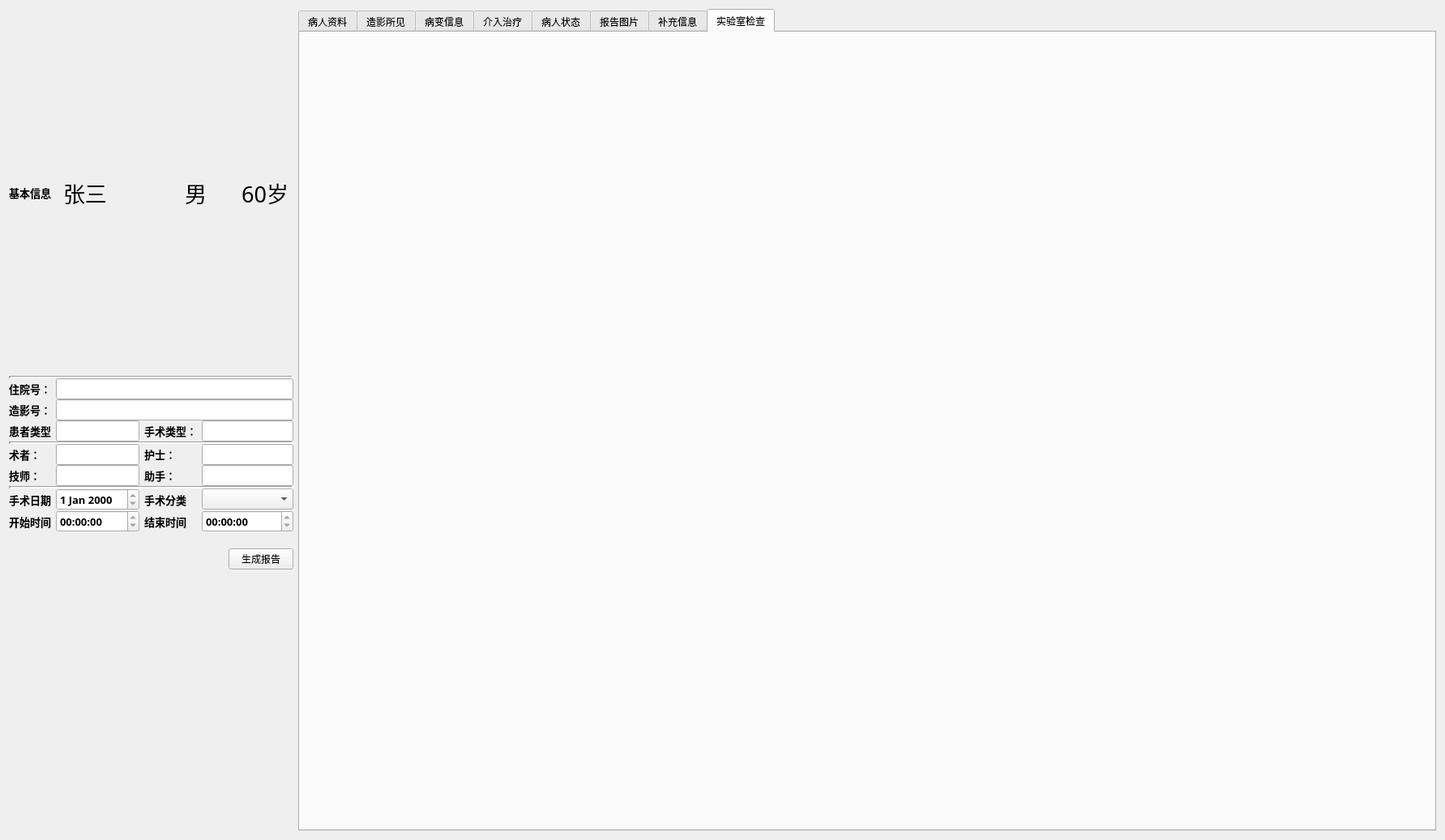
<?xml version="1.0" encoding="UTF-8"?>
<ui version="4.0">
 <class>CWidgetReport</class>
 <widget class="QWidget" name="CWidgetReport">
  <property name="geometry">
   <rect>
    <x>0</x>
    <y>0</y>
    <width>1783</width>
    <height>1037</height>
   </rect>
  </property>
  <property name="font">
   <font>
    <family>Adobe Arabic</family>
   </font>
  </property>
  <property name="windowTitle">
   <string>DSA报告系统</string>
  </property>
  <layout class="QHBoxLayout" name="horizontalLayout" stretch="1,4">
   <item>
    <layout class="QVBoxLayout" name="verticalLayout_7" stretch="2,0,0,1,3">
     <property name="spacing">
      <number>0</number>
     </property>
     <property name="sizeConstraint">
      <enum>QLayout::SetMinimumSize</enum>
     </property>
     <item>
      <layout class="QGridLayout" name="gridLayout" rowstretch="0,0,0,0,0,0,0,0,0,0,0" columnstretch="0,2,0,3,4">
       <property name="horizontalSpacing">
        <number>6</number>
       </property>
       <item row="4" column="0">
        <widget class="QLabel" name="label_9">
         <property name="font">
          <font>
           <family>微软雅黑</family>
           <pointsize>10</pointsize>
           <weight>75</weight>
           <bold>true</bold>
          </font>
         </property>
         <property name="text">
          <string>患者类型</string>
         </property>
        </widget>
       </item>
       <item row="4" column="2">
        <widget class="QLabel" name="label_10">
         <property name="font">
          <font>
           <family>微软雅黑</family>
           <pointsize>10</pointsize>
           <weight>75</weight>
           <bold>true</bold>
          </font>
         </property>
         <property name="text">
          <string>手术类型：</string>
         </property>
        </widget>
       </item>
       <item row="6" column="2">
        <widget class="QLabel" name="label_13">
         <property name="font">
          <font>
           <family>微软雅黑</family>
           <pointsize>10</pointsize>
           <weight>75</weight>
           <bold>true</bold>
          </font>
         </property>
         <property name="text">
          <string>护士：</string>
         </property>
        </widget>
       </item>
       <item row="7" column="0">
        <widget class="QLabel" name="label_12">
         <property name="font">
          <font>
           <family>微软雅黑</family>
           <pointsize>10</pointsize>
           <weight>75</weight>
           <bold>true</bold>
          </font>
         </property>
         <property name="text">
          <string>技师：</string>
         </property>
        </widget>
       </item>
       <item row="10" column="2">
        <widget class="QLabel" name="label_4">
         <property name="font">
          <font>
           <family>微软雅黑</family>
           <pointsize>10</pointsize>
           <weight>75</weight>
           <bold>true</bold>
          </font>
         </property>
         <property name="text">
          <string>结束时间</string>
         </property>
        </widget>
       </item>
       <item row="7" column="1">
        <widget class="QLineEdit" name="m_lineTechnician">
         <property name="font">
          <font>
           <family>微软雅黑</family>
           <pointsize>10</pointsize>
           <weight>75</weight>
           <bold>true</bold>
          </font>
         </property>
        </widget>
       </item>
       <item row="9" column="1">
        <widget class="QDateEdit" name="m_dtSurgery">
         <property name="enabled">
          <bool>true</bool>
         </property>
         <property name="font">
          <font>
           <family>微软雅黑</family>
           <pointsize>10</pointsize>
           <weight>75</weight>
           <bold>true</bold>
          </font>
         </property>
         <property name="readOnly">
          <bool>true</bool>
         </property>
        </widget>
       </item>
       <item row="0" column="0">
        <widget class="QLabel" name="label">
         <property name="font">
          <font>
           <family>微软雅黑</family>
           <pointsize>10</pointsize>
           <weight>75</weight>
           <bold>true</bold>
          </font>
         </property>
         <property name="text">
          <string>基本信息</string>
         </property>
        </widget>
       </item>
       <item row="9" column="2">
        <widget class="QLabel" name="label_17">
         <property name="font">
          <font>
           <family>微软雅黑</family>
           <pointsize>10</pointsize>
           <weight>75</weight>
           <bold>true</bold>
          </font>
         </property>
         <property name="text">
          <string>手术分类</string>
         </property>
        </widget>
       </item>
       <item row="6" column="0">
        <widget class="QLabel" name="label_11">
         <property name="font">
          <font>
           <family>微软雅黑</family>
           <pointsize>10</pointsize>
           <weight>75</weight>
           <bold>true</bold>
          </font>
         </property>
         <property name="text">
          <string>术者：</string>
         </property>
        </widget>
       </item>
       <item row="9" column="0">
        <widget class="QLabel" name="label_14">
         <property name="font">
          <font>
           <family>微软雅黑</family>
           <pointsize>10</pointsize>
           <weight>75</weight>
           <bold>true</bold>
          </font>
         </property>
         <property name="text">
          <string>手术日期</string>
         </property>
        </widget>
       </item>
       <item row="10" column="0">
        <widget class="QLabel" name="label_2">
         <property name="font">
          <font>
           <family>微软雅黑</family>
           <pointsize>10</pointsize>
           <weight>75</weight>
           <bold>true</bold>
          </font>
         </property>
         <property name="text">
          <string>开始时间</string>
         </property>
        </widget>
       </item>
       <item row="4" column="1">
        <widget class="QLineEdit" name="m_linePatientType">
         <property name="font">
          <font>
           <family>微软雅黑</family>
           <pointsize>10</pointsize>
           <weight>75</weight>
           <bold>true</bold>
          </font>
         </property>
        </widget>
       </item>
       <item row="2" column="0">
        <widget class="QLabel" name="label_5">
         <property name="font">
          <font>
           <family>微软雅黑</family>
           <pointsize>10</pointsize>
           <weight>75</weight>
           <bold>true</bold>
          </font>
         </property>
         <property name="text">
          <string>住院号：</string>
         </property>
        </widget>
       </item>
       <item row="10" column="1">
        <widget class="QTimeEdit" name="m_tmStart">
         <property name="font">
          <font>
           <family>微软雅黑</family>
           <pointsize>10</pointsize>
           <weight>75</weight>
           <bold>true</bold>
          </font>
         </property>
         <property name="readOnly">
          <bool>true</bool>
         </property>
        </widget>
       </item>
       <item row="6" column="1">
        <widget class="QLineEdit" name="m_lineDoctor">
         <property name="font">
          <font>
           <family>微软雅黑</family>
           <pointsize>10</pointsize>
           <weight>75</weight>
           <bold>true</bold>
          </font>
         </property>
        </widget>
       </item>
       <item row="7" column="2">
        <widget class="QLabel" name="label_15">
         <property name="font">
          <font>
           <family>微软雅黑</family>
           <pointsize>10</pointsize>
           <weight>75</weight>
           <bold>true</bold>
          </font>
         </property>
         <property name="text">
          <string>助手：</string>
         </property>
        </widget>
       </item>
       <item row="3" column="0">
        <widget class="QLabel" name="label_8">
         <property name="font">
          <font>
           <family>微软雅黑</family>
           <pointsize>10</pointsize>
           <weight>75</weight>
           <bold>true</bold>
          </font>
         </property>
         <property name="text">
          <string>造影号：</string>
         </property>
        </widget>
       </item>
       <item row="2" column="1" colspan="4">
        <widget class="QLineEdit" name="m_linePatientId">
         <property name="font">
          <font>
           <family>微软雅黑</family>
           <pointsize>10</pointsize>
           <weight>75</weight>
           <bold>true</bold>
          </font>
         </property>
        </widget>
       </item>
       <item row="3" column="1" colspan="4">
        <widget class="QLineEdit" name="m_lineCaseId">
         <property name="font">
          <font>
           <family>微软雅黑</family>
           <pointsize>10</pointsize>
           <weight>75</weight>
           <bold>true</bold>
          </font>
         </property>
        </widget>
       </item>
       <item row="4" column="3" colspan="2">
        <widget class="QLineEdit" name="m_lineSurgeryType">
         <property name="font">
          <font>
           <family>微软雅黑</family>
           <pointsize>10</pointsize>
           <weight>75</weight>
           <bold>true</bold>
          </font>
         </property>
        </widget>
       </item>
       <item row="9" column="3" colspan="2">
        <widget class="QComboBox" name="m_cmbSurgeryType">
         <property name="font">
          <font>
           <family>微软雅黑</family>
           <pointsize>10</pointsize>
           <weight>75</weight>
           <bold>true</bold>
          </font>
         </property>
        </widget>
       </item>
       <item row="10" column="3" colspan="2">
        <widget class="QTimeEdit" name="m_tmEnd">
         <property name="font">
          <font>
           <family>微软雅黑</family>
           <pointsize>10</pointsize>
           <weight>75</weight>
           <bold>true</bold>
          </font>
         </property>
         <property name="readOnly">
          <bool>true</bool>
         </property>
        </widget>
       </item>
       <item row="1" column="0" colspan="5">
        <widget class="Line" name="line_3">
         <property name="font">
          <font>
           <family>微软雅黑</family>
           <pointsize>10</pointsize>
           <weight>75</weight>
           <bold>true</bold>
          </font>
         </property>
         <property name="lineWidth">
          <number>3</number>
         </property>
         <property name="orientation">
          <enum>Qt::Horizontal</enum>
         </property>
        </widget>
       </item>
       <item row="5" column="0" colspan="5">
        <widget class="Line" name="line_2">
         <property name="font">
          <font>
           <family>微软雅黑</family>
           <pointsize>10</pointsize>
           <weight>75</weight>
           <bold>true</bold>
          </font>
         </property>
         <property name="lineWidth">
          <number>3</number>
         </property>
         <property name="orientation">
          <enum>Qt::Horizontal</enum>
         </property>
        </widget>
       </item>
       <item row="8" column="0" colspan="5">
        <widget class="Line" name="line">
         <property name="font">
          <font>
           <family>微软雅黑</family>
           <pointsize>10</pointsize>
           <weight>75</weight>
           <bold>true</bold>
          </font>
         </property>
         <property name="lineWidth">
          <number>3</number>
         </property>
         <property name="orientation">
          <enum>Qt::Horizontal</enum>
         </property>
        </widget>
       </item>
       <item row="0" column="1" colspan="4">
        <layout class="QHBoxLayout" name="horizontalLayout_2" stretch="5,2,4">
         <property name="leftMargin">
          <number>9</number>
         </property>
         <property name="rightMargin">
          <number>6</number>
         </property>
         <item>
          <widget class="QLabel" name="m_lblName">
           <property name="font">
            <font>
             <family>微软雅黑</family>
             <pointsize>20</pointsize>
             <weight>50</weight>
             <bold>false</bold>
            </font>
           </property>
           <property name="text">
            <string>张三</string>
           </property>
          </widget>
         </item>
         <item>
          <widget class="QLabel" name="m_lblSex">
           <property name="font">
            <font>
             <family>微软雅黑</family>
             <pointsize>20</pointsize>
             <weight>50</weight>
             <bold>false</bold>
            </font>
           </property>
           <property name="text">
            <string>男</string>
           </property>
           <property name="alignment">
            <set>Qt::AlignRight|Qt::AlignTrailing|Qt::AlignVCenter</set>
           </property>
          </widget>
         </item>
         <item>
          <widget class="QLabel" name="m_lblAge">
           <property name="font">
            <font>
             <family>微软雅黑</family>
             <pointsize>20</pointsize>
             <weight>50</weight>
             <bold>false</bold>
            </font>
           </property>
           <property name="layoutDirection">
            <enum>Qt::LeftToRight</enum>
           </property>
           <property name="text">
            <string>60岁</string>
           </property>
           <property name="alignment">
            <set>Qt::AlignRight|Qt::AlignTrailing|Qt::AlignVCenter</set>
           </property>
          </widget>
         </item>
        </layout>
       </item>
       <item row="6" column="3" colspan="2">
        <widget class="QLineEdit" name="m_lineNurse">
         <property name="font">
          <font>
           <family>微软雅黑</family>
           <pointsize>10</pointsize>
           <weight>75</weight>
           <bold>true</bold>
          </font>
         </property>
        </widget>
       </item>
       <item row="7" column="3" colspan="2">
        <widget class="QLineEdit" name="m_lineAssistant">
         <property name="font">
          <font>
           <family>微软雅黑</family>
           <pointsize>10</pointsize>
           <weight>75</weight>
           <bold>true</bold>
          </font>
         </property>
        </widget>
       </item>
      </layout>
     </item>
     <item>
      <spacer name="horizontalSpacer">
       <property name="orientation">
        <enum>Qt::Horizontal</enum>
       </property>
       <property name="sizeHint" stdset="0">
        <size>
         <width>40</width>
         <height>20</height>
        </size>
       </property>
      </spacer>
     </item>
     <item>
      <layout class="QHBoxLayout" name="horizontalLayout_3">
       <item>
        <spacer name="horizontalSpacer_2">
         <property name="orientation">
          <enum>Qt::Horizontal</enum>
         </property>
         <property name="sizeHint" stdset="0">
          <size>
           <width>40</width>
           <height>20</height>
          </size>
         </property>
        </spacer>
       </item>
       <item>
        <widget class="QPushButton" name="m_btnWriteReport">
         <property name="text">
          <string>生成报告</string>
         </property>
        </widget>
       </item>
      </layout>
     </item>
     <item>
      <spacer name="verticalSpacer">
       <property name="orientation">
        <enum>Qt::Vertical</enum>
       </property>
       <property name="sizeHint" stdset="0">
        <size>
         <width>20</width>
         <height>40</height>
        </size>
       </property>
      </spacer>
     </item>
     <item>
      <layout class="QVBoxLayout" name="m_layoutShow">
       <property name="sizeConstraint">
        <enum>QLayout::SetDefaultConstraint</enum>
       </property>
      </layout>
     </item>
    </layout>
   </item>
   <item>
    <layout class="QVBoxLayout" name="verticalLayout_2" stretch="0">
     <item>
      <widget class="QTabWidget" name="m_tbwReportPage">
       <property name="font">
        <font>
         <family>微软雅黑</family>
         <pointsize>9</pointsize>
         <weight>50</weight>
         <bold>false</bold>
        </font>
       </property>
       <property name="currentIndex">
        <number>7</number>
       </property>
       <widget class="QWidget" name="tab_1">
        <attribute name="title">
         <string>病人资料</string>
        </attribute>
        <layout class="QVBoxLayout" name="verticalLayout">
         <property name="spacing">
          <number>3</number>
         </property>
         <property name="leftMargin">
          <number>3</number>
         </property>
         <property name="topMargin">
          <number>3</number>
         </property>
         <property name="rightMargin">
          <number>3</number>
         </property>
         <property name="bottomMargin">
          <number>3</number>
         </property>
         <item>
          <widget class="QScrollArea" name="scrollArea">
           <property name="horizontalScrollBarPolicy">
            <enum>Qt::ScrollBarAlwaysOn</enum>
           </property>
           <property name="widgetResizable">
            <bool>true</bool>
           </property>
           <widget class="QWidget" name="scrollAreaWidgetContents">
            <property name="geometry">
             <rect>
              <x>0</x>
              <y>0</y>
              <width>1387</width>
              <height>962</height>
             </rect>
            </property>
           </widget>
          </widget>
         </item>
        </layout>
       </widget>
       <widget class="QWidget" name="tab_2">
        <attribute name="title">
         <string>造影所见</string>
        </attribute>
        <layout class="QVBoxLayout" name="verticalLayout_3">
         <property name="spacing">
          <number>3</number>
         </property>
         <property name="leftMargin">
          <number>3</number>
         </property>
         <property name="topMargin">
          <number>3</number>
         </property>
         <property name="rightMargin">
          <number>3</number>
         </property>
         <property name="bottomMargin">
          <number>3</number>
         </property>
        </layout>
       </widget>
       <widget class="QWidget" name="tab_3">
        <attribute name="title">
         <string>病变信息</string>
        </attribute>
        <layout class="QVBoxLayout" name="verticalLayout_4">
         <property name="leftMargin">
          <number>3</number>
         </property>
         <property name="topMargin">
          <number>3</number>
         </property>
         <property name="rightMargin">
          <number>3</number>
         </property>
         <property name="bottomMargin">
          <number>3</number>
         </property>
        </layout>
       </widget>
       <widget class="QWidget" name="tab_4">
        <attribute name="title">
         <string>介入治疗</string>
        </attribute>
        <layout class="QVBoxLayout" name="verticalLayout_5">
         <property name="spacing">
          <number>3</number>
         </property>
         <property name="leftMargin">
          <number>3</number>
         </property>
         <property name="topMargin">
          <number>3</number>
         </property>
         <property name="rightMargin">
          <number>3</number>
         </property>
         <property name="bottomMargin">
          <number>3</number>
         </property>
        </layout>
       </widget>
       <widget class="QWidget" name="tab_5">
        <attribute name="title">
         <string>病人状态</string>
        </attribute>
        <layout class="QVBoxLayout" name="verticalLayout_6">
         <property name="spacing">
          <number>3</number>
         </property>
         <property name="leftMargin">
          <number>3</number>
         </property>
         <property name="topMargin">
          <number>3</number>
         </property>
         <property name="rightMargin">
          <number>3</number>
         </property>
         <property name="bottomMargin">
          <number>3</number>
         </property>
        </layout>
       </widget>
       <widget class="QWidget" name="tab_6">
        <attribute name="title">
         <string>报告图片</string>
        </attribute>
        <layout class="QVBoxLayout" name="verticalLayout_10">
         <property name="spacing">
          <number>3</number>
         </property>
         <property name="leftMargin">
          <number>3</number>
         </property>
         <property name="topMargin">
          <number>3</number>
         </property>
         <property name="rightMargin">
          <number>3</number>
         </property>
         <property name="bottomMargin">
          <number>3</number>
         </property>
        </layout>
       </widget>
       <widget class="QWidget" name="tab_7">
        <attribute name="title">
         <string>补充信息</string>
        </attribute>
        <layout class="QVBoxLayout" name="verticalLayout_8">
         <property name="spacing">
          <number>3</number>
         </property>
         <property name="leftMargin">
          <number>3</number>
         </property>
         <property name="topMargin">
          <number>3</number>
         </property>
         <property name="rightMargin">
          <number>3</number>
         </property>
         <property name="bottomMargin">
          <number>3</number>
         </property>
        </layout>
       </widget>
       <widget class="QWidget" name="tab_8">
        <attribute name="title">
         <string>实验室检查</string>
        </attribute>
        <layout class="QVBoxLayout" name="verticalLayout_9">
         <property name="spacing">
          <number>3</number>
         </property>
         <property name="leftMargin">
          <number>3</number>
         </property>
         <property name="topMargin">
          <number>3</number>
         </property>
         <property name="rightMargin">
          <number>3</number>
         </property>
         <property name="bottomMargin">
          <number>3</number>
         </property>
        </layout>
       </widget>
      </widget>
     </item>
    </layout>
   </item>
  </layout>
 </widget>
 <resources/>
 <connections/>
</ui>
